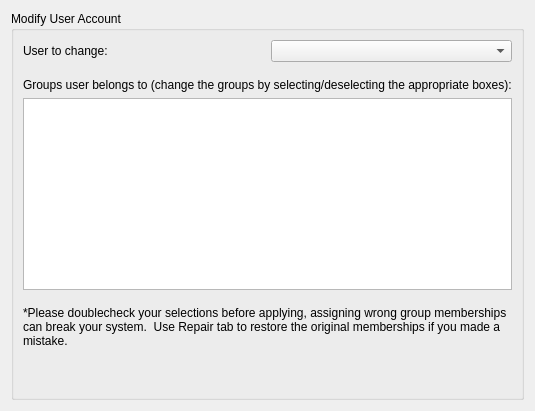
     <widget class="QWidget" name="membershipTab">
      <attribute name="icon">
       <iconset>
        <normaloff>../../../../../usr/share/icons/Tango/16x16/actions/contact-new.png</normaloff>../../../../../usr/share/icons/Tango/16x16/actions/contact-new.png</iconset>
      </attribute>
      <attribute name="title">
       <string>Group Membership</string>
      </attribute>
      <layout class="QGridLayout" name="_6">
       <item row="0" column="1">
        <widget class="QGroupBox" name="selectUser">
         <property name="sizePolicy">
          <sizepolicy hsizetype="MinimumExpanding" vsizetype="Minimum">
           <horstretch>0</horstretch>
           <verstretch>0</verstretch>
          </sizepolicy>
         </property>
         <property name="title">
          <string>Modify User Account</string>
         </property>
         <layout class="QGridLayout" name="_4">
          <property name="margin">
           <number>9</number>
          </property>
          <property name="spacing">
           <number>6</number>
          </property>
          <item row="0" column="1">
           <widget class="QComboBox" name="userComboMembership">
            <property name="sizePolicy">
             <sizepolicy hsizetype="MinimumExpanding" vsizetype="Minimum">
              <horstretch>0</horstretch>
              <verstretch>0</verstretch>
             </sizepolicy>
            </property>
            <property name="toolTip">
             <string>Select user to delete</string>
            </property>
           </widget>
          </item>
          <item row="0" column="0">
           <widget class="QLabel" name="userLabel_2">
            <property name="sizePolicy">
             <sizepolicy hsizetype="MinimumExpanding" vsizetype="Minimum">
              <horstretch>0</horstretch>
              <verstretch>0</verstretch>
             </sizepolicy>
            </property>
            <property name="toolTip">
             <string>Select user to delete</string>
            </property>
            <property name="frameShape">
             <enum>QFrame::NoFrame</enum>
            </property>
            <property name="frameShadow">
             <enum>QFrame::Plain</enum>
            </property>
            <property name="text">
             <string>User to change:</string>
            </property>
           </widget>
          </item>
          <item row="6" column="0" colspan="2">
           <spacer name="spacer">
            <property name="orientation">
             <enum>Qt::Vertical</enum>
            </property>
            <property name="sizeType">
             <enum>QSizePolicy::Expanding</enum>
            </property>
            <property name="sizeHint" stdset="0">
             <size>
              <width>20</width>
              <height>40</height>
             </size>
            </property>
           </spacer>
          </item>
          <item row="3" column="0" colspan="2">
           <widget class="QListWidget" name="listGroups">
            <property name="movement">
             <enum>QListView::Static</enum>
            </property>
            <property name="flow">
             <enum>QListView::TopToBottom</enum>
            </property>
            <property name="isWrapping" stdset="0">
             <bool>true</bool>
            </property>
           </widget>
          </item>
          <item row="2" column="0" colspan="2">
           <widget class="QLabel" name="labelGroups">
            <property name="text">
             <string>Groups user belongs to (change the groups by selecting/deselecting the appropriate boxes):</string>
            </property>
           </widget>
          </item>
          <item row="4" column="0" colspan="2">
           <spacer name="verticalSpacer_2">
            <property name="orientation">
             <enum>Qt::Vertical</enum>
            </property>
            <property name="sizeType">
             <enum>QSizePolicy::Fixed</enum>
            </property>
            <property name="sizeHint" stdset="0">
             <size>
              <width>20</width>
              <height>10</height>
             </size>
            </property>
           </spacer>
          </item>
          <item row="5" column="0" colspan="2">
           <widget class="QLabel" name="label_3">
            <property name="text">
             <string>*Please doublecheck your selections before applying, assigning wrong group memberships can break your system.  Use Repair tab to restore the original memberships if you made a mistake.</string>
            </property>
            <property name="wordWrap">
             <bool>true</bool>
            </property>
           </widget>
          </item>
          <item row="1" column="0" colspan="2">
           <spacer name="verticalSpacer_3">
            <property name="orientation">
             <enum>Qt::Vertical</enum>
            </property>
            <property name="sizeType">
             <enum>QSizePolicy::Fixed</enum>
            </property>
            <property name="sizeHint" stdset="0">
             <size>
              <width>20</width>
              <height>10</height>
             </size>
            </property>
           </spacer>
          </item>
         </layout>
        </widget>
       </item>
      </layout>
     </widget>
